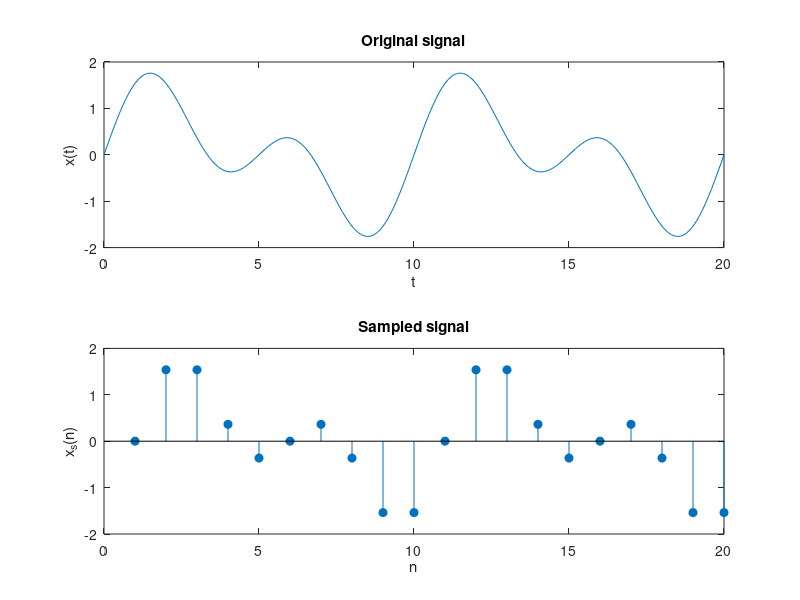
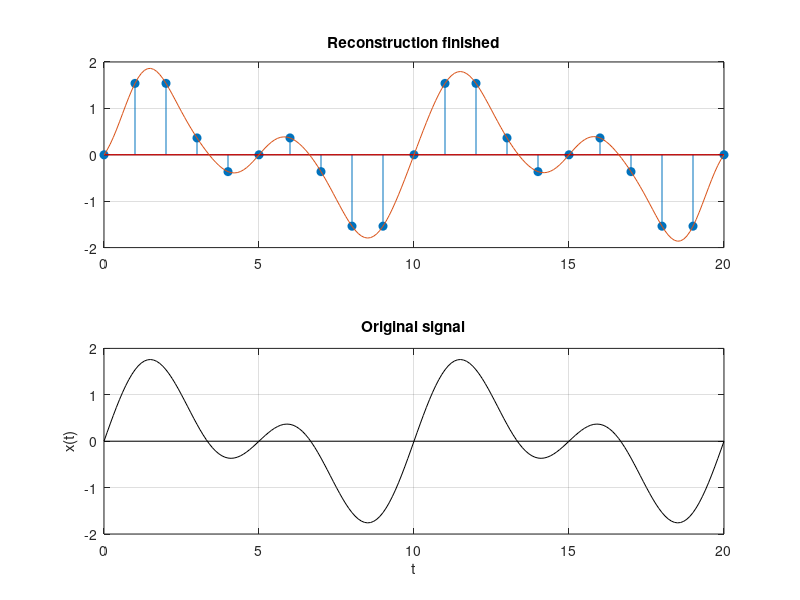

MATLAB code to generate these figures, in order:
%sampling & reconstruction
%Tor Ramstad, Anders Gjendemsjo, 2003
%Contact: gjendems@tele.ntnu.no

%creating "analog" signal
clear; %clears all variables
t=0:.1:20;
F1=.1;
F2=.2;
x=sin(2*pi*F1*t)+sin(2*pi*F2*t);

%plotting
figure(1);
subplot(2,1,1);
plot(t,x);
title('Original signal')
xlabel('t');
ylabel('x(t)');

subplot(2,1,2);
x_samples=x(1:10:201); %gets 21 samples of x.
stem(x_samples,'filled');
title('Sampled signal')
xlabel('n');
ylabel('x_s(n)');
axis([0 20 -2 2]);

%creating dialog box with explanations
l1=[blanks(10),'Sample by sample reconstruction.'];
l2='Blue dots: Input samples.';
l3='Blue curve: reconstructed signal.';
l4='Red curve: contribution to output sample from current sample.';
l5='Press any key to update with 1 iteration.';
l6='(You can keep this window open while watching the reconstruction)';
information ={l1,'',l2,l3,l4,'',l5,'',l6};

%starting reconstruction process
figure(2);
messagebox=msgbox(information,'Information','help');
subplot(2,1,2);
plot(t,x,'black');
hold on;
plot([0 20],[0 0],'black');
hold off;
xlabel('t');
ylabel('x(t)');
title('Original signal');
grid;

x_recon=0;
subplot(2,1,1);
for k=0:length(x_samples)-1
    stem(0:length(x_samples)-1,x_samples,'filled');
    if k==length(x_samples)-1
       title('Reconstruction finished'); 
    else
        title('Sample by sample reconstruction');    
    end
    grid on;
    l=k:-.1:-20+k;
    x_recon=x_recon+x_samples(k+1)*sinc(l);
    axis([0 20 -2 2]);
    hold;
    plot(t,x_samples(k+1)*sinc(l),'r')
    plot(t,x_recon);
    hold off;
    waitforbuttonpress; 
end